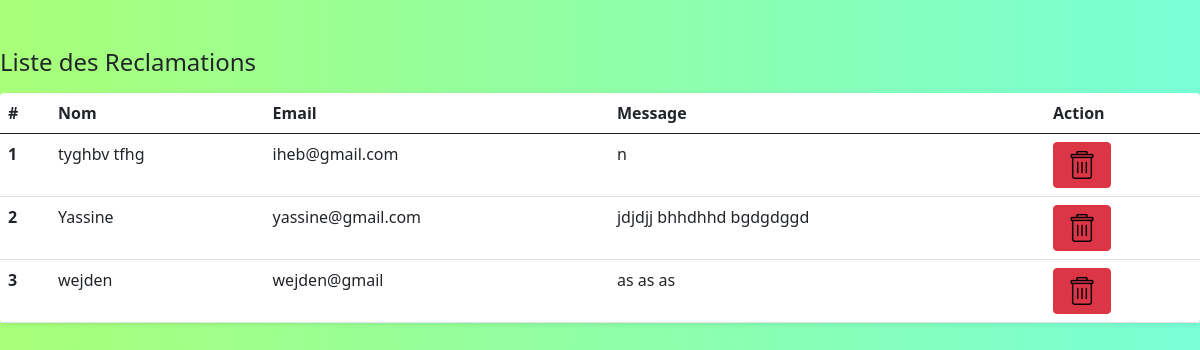
Page /Admin/reclamation.php on the committed database.
### tables this page shows
CREATE TABLE IF NOT EXISTS `reclamation` (
  `nom` varchar(30) NOT NULL default '',
  `mail` varchar(30) NOT NULL default '',
  `message` varchar(100) NOT NULL default '',
  PRIMARY KEY  (`nom`)
);

### database/config.php (called while the page is built, shortened)
<?php
abstract class Connexion {
function __construct()
{
$this->pdo =new PDO('mysql:host=localhost;dbname=pharmacie','root','');
}
}
?>

### controllers/ReclController.php (called while the page is built, shortened)
<?php
include_once('../database/config.php');
class ReclController extends Connexion
{
    function liste()
    {
        $query = "SELECT * FROM reclamation";
        $res = $this->pdo->prepare($query);
        try {
            $res->execute();
            return $res;
        } catch (PDOException $e) {
            echo "Erreur lors de la récupération de la liste des réclamations: " . $e->getMessage();
            return null;
        }
    }
}
?>

### Admin/reclamation.php (the view, shortened to what this page needs)
<!DOCTYPE html>
<html lang="en">
<head>
    <link href="https://cdn.jsdelivr.net/npm/bootstrap@5.0.0-beta3/dist/css/bootstrap.min.css" rel="stylesheet" />
    <link rel="stylesheet" href="https://cdnjs.cloudflare.com/ajax/libs/font-awesome/5.15.3/css/all.min.css" />
    <link rel="stylesheet" href="styeles.css" />
</head>
<body>
<?php
require_once(".../controllers/ReclController.php");
$produitController = new ReclController();
$produits = $produitController->liste();
?>
<div class="row my-5">
    <h3 class="fs-4 mb-3">Liste des Reclamations</h3>
    <div class="col">
        <table class="table bg-white rounded shadow-sm table-hover">
            <thead>
                <tr>
                    <th scope="col" width="50">#</th>
                    <th scope="col">Nom</th>
                    <th scope="col">Email</th>
                    <th scope="col">Message</th>
                    <th scope="col">Action</th>
                </tr>
            </thead>
            <tbody>
                <?php foreach ($produits as $index => $produit) { ?>
                    <tr>
                        <th scope="row"><?php echo $index + 1; ?></th>
                        <td><?php echo $produit['nom']; ?></td>
                        <td><?php echo $produit['mail']; ?></td>
                        <td><?php echo $produit['message']; ?></td>
                        <td><a class="btn btn-danger" href="Supprimer.php?nom=<?php echo $produit['nom']; ?>"><img src="../CoteClient/assets/images/delete.png" height="32" width="32"></a>
                        </td>
                    </tr>
                <?php } ?>
            </tbody>
        </table>
    </div>
</div>
</body>
</html>

### Admin/styeles.css (style rules this page uses)
:root { --main-bg-color: #009d63; --main-text-color: #009d63; --second-text-color: #bbbec5; --second-bg-color: #c1efde; }

### Admin/reclamation.php (style rules this page uses)
body { overflow-x: hidden; background: linear-gradient(to right, #a8ff78, #78ffd6); }

### rows in the picture
reclamation: nom "tyghbv tfhg", mail "iheb@gmail.com", message "n"
reclamation: nom "Yassine", mail "yassine@gmail.com", message "jdjdjj bhhdhhd bgdgdggd"
reclamation: nom "wejden", mail "wejden@gmail", message "as as as"
